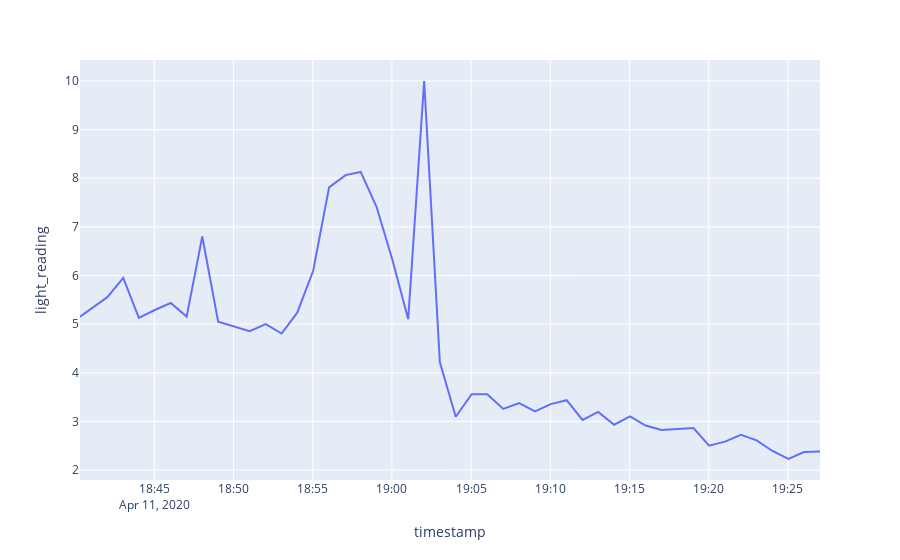

Write notebook code for a chart like this one.
### Code cell
px.line(df,x='timestamp',y='light_reading')
